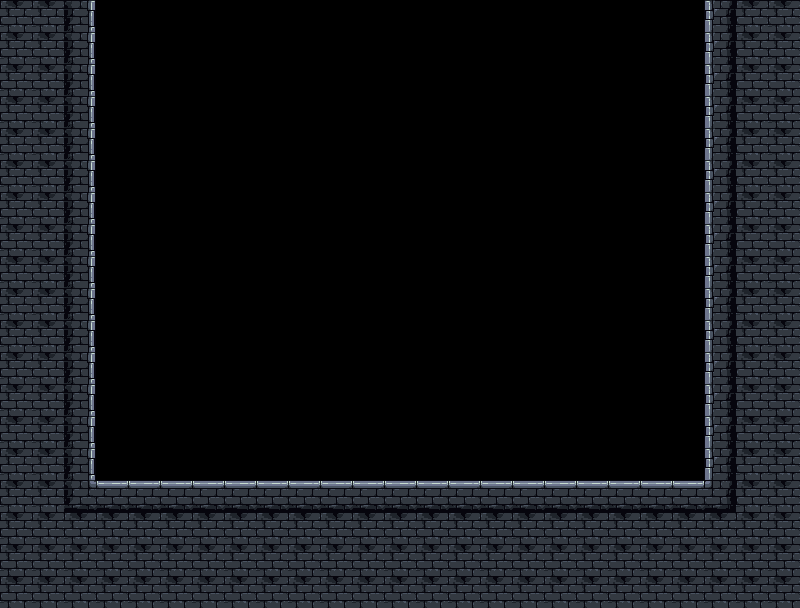

A 2D game scene composited from a Tiled map and its tileset images. What follows is a short description and the map's XML, with every tile layer's data as written:
An orthogonal 25x19 tile map with 32x32 px tiles, 1 tile layer (map).

<map version="1.10" tiledversion="1.11.2" orientation="orthogonal" renderorder="right-down" width="25" height="19" tilewidth="32" tileheight="32" infinite="0" nextlayerid="2" nextobjectid="1">
 <tileset firstgid="1" name="CastleTiles" tilewidth="32" tileheight="32" tilecount="56" columns="8">
  <image source="assets/tiles/CastleTiles.png" width="256" height="224" />
 </tileset>
 <layer id="1" name="map" width="25" height="19">
  <data encoding="csv">
28,28,11,0,0,0,0,0,0,0,0,0,0,0,0,0,0,0,0,0,0,0,9,28,28,
28,28,11,0,0,0,0,0,0,0,0,0,0,0,0,0,0,0,0,0,0,0,9,28,28,
28,28,11,0,0,0,0,0,0,0,0,0,0,0,0,0,0,0,0,0,0,0,9,28,28,
28,28,11,0,0,0,0,0,0,0,0,0,0,0,0,0,0,0,0,0,0,0,9,28,28,
28,28,11,0,0,0,0,0,0,0,0,0,0,0,0,0,0,0,0,0,0,0,9,28,28,
28,28,11,0,0,0,0,0,0,0,0,0,0,0,0,0,0,0,0,0,0,0,9,28,28,
28,28,11,0,0,0,0,0,0,0,0,0,0,0,0,0,0,0,0,0,0,0,9,28,28,
28,28,11,0,0,0,0,0,0,0,0,0,0,0,0,0,0,0,0,0,0,0,9,28,28,
28,28,11,0,0,0,0,0,0,0,0,0,0,0,0,0,0,0,0,0,0,0,9,28,28,
28,28,11,0,0,0,0,0,0,0,0,0,0,0,0,0,0,0,0,0,0,0,9,28,28,
28,28,11,0,0,0,0,0,0,0,0,0,0,0,0,0,0,0,0,0,0,0,9,28,28,
28,28,11,0,0,0,0,0,0,0,0,0,0,0,0,0,0,0,0,0,0,0,9,28,28,
28,28,11,0,0,0,0,0,0,0,0,0,0,0,0,0,0,0,0,0,0,0,9,28,28,
28,28,11,0,0,0,0,0,0,0,0,0,0,0,0,0,0,0,0,0,0,0,9,28,28,
28,28,11,0,0,0,0,0,0,0,0,0,0,0,0,0,0,0,0,0,0,0,9,28,28,
28,28,41,2,2,2,2,2,2,2,2,2,2,2,2,2,2,2,2,2,2,2,43,28,28,
28,28,28,28,28,28,28,28,28,28,28,28,28,28,28,28,28,28,28,28,28,28,28,28,28,
28,28,28,28,28,28,28,28,28,28,28,28,28,28,28,28,28,28,28,28,28,28,28,28,28,
28,28,28,28,28,28,28,28,28,28,28,28,28,28,28,28,28,28,28,28,28,28,28,28,28
</data>
 </layer>
</map>
